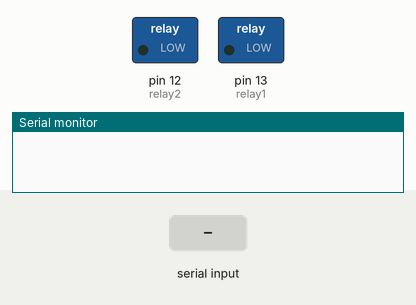
The sketch below on a simulated Arduino Uno, built with avr-gcc and run on an emulated ATmega328P. On the bench: switched loads named in the sketch (green lamp = pin HIGH), the last lines printed to the serial monitor. The inputs (shaded band) are chosen by the test bench.

Above: at 1.2 s.
1.3 s: "1" received over Serial
At 2.5 s:
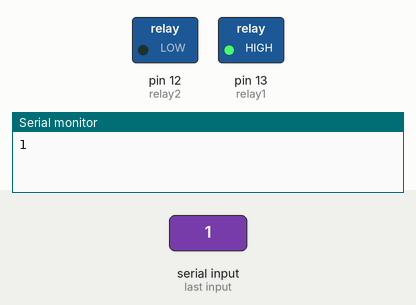
2.8 s: "0" received over Serial
At 3.6 s:
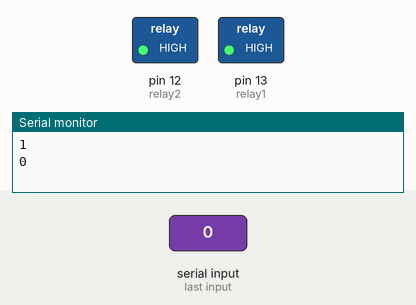
4.3 s: "2" received over Serial
At 4.8 s:
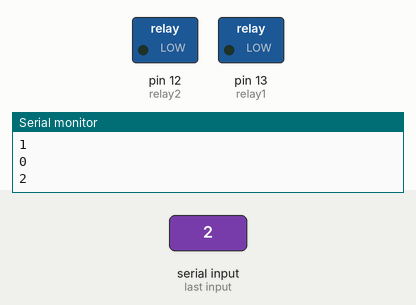
5.8 s: "0" received over Serial
At 7.1 s:
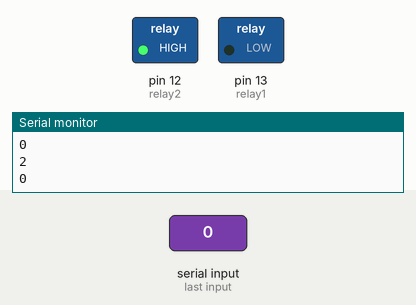
Timing chart, 0 to 8.3 s (numbered marks = the images above; inputs shaded):
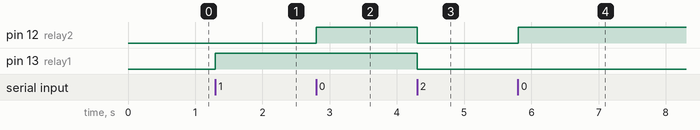

Measured:
- after the input at 1.3 s, pin 13 (relay1): LOW → HIGH at once
- after the input at 2.8 s, pin 12 (relay2): LOW → HIGH at once
- after the input at 4.3 s, pin 12 (relay2), pin 13 (relay1): HIGH → LOW at once
- after the input at 5.8 s, pin 12 (relay2): LOW → HIGH at once

The sketch:

Double_Relay_Test.ino
```cpp
#define relay1 13
#define relay2 12
char value = 0;

void setup() {
  // put your setup code here, to run once:
  Serial.begin(9600);
pinMode(relay1, OUTPUT);
pinMode(relay2, OUTPUT);
}

void loop() {
  // put your main code here, to run repeatedly:
  if (Serial.available()){
    value = Serial.read();
    Serial.println(value);
    if (value == '1'){
      digitalWrite(relay1, HIGH);
    }
    else if (value == '0'){
      digitalWrite(relay2, HIGH);
    }
    else{
      digitalWrite(relay1, LOW);
      digitalWrite(relay2, LOW);
    }
  }

}
```
